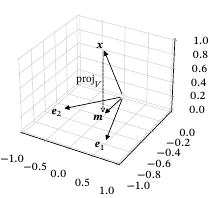

Reproduce this figure in Python.
from pathlib import PurePath
import numpy as np
import matplotlib.pyplot as plt
from vector import Vector3D

plt.style.use("sigproc")

v1 = np.array((0.5, -1.6, 0))
v2 = np.array((-0.8, -1, 0))
x1 = np.array((0, -0.8, 1.9))
xm = np.array((0, -0.8, 0))

fig, ax = plt.subplots(subplot_kw={"projection": "3d"})
ax.set(xlim=(-1, 1), ylim=(-2, 0), zlim3d=(0, 2))

for axis in (ax.xaxis, ax.yaxis, ax.zaxis):
    axis.set(pane_color=(0.0, 0.0, 0.0, 0.0))

for x in (v1, v2, x1, xm):
    ax.add_artist(Vector3D((0, 0, 0), x))

ax.add_artist(Vector3D(x1, xm, ls="dashed", arrowstyle="->"))

ax.text(*(0.5 * (x1 + xm)), r"$\proj_V\,$", ha="right")
ax.text(*v1, r"$\vect{v}_1$", ha="right", va="top")
ax.text(*v2, r"$\vect{v}_2$", ha="right", va="top")
ax.text(*x1, r"$\vect{x}$", ha="right", va="bottom")
ax.text(*xm, r"$\vect{m}$", ha="right", va="top")

fig.savefig(str(PurePath(__file__).parent / (PurePath(__file__).stem + ".pdf")))
